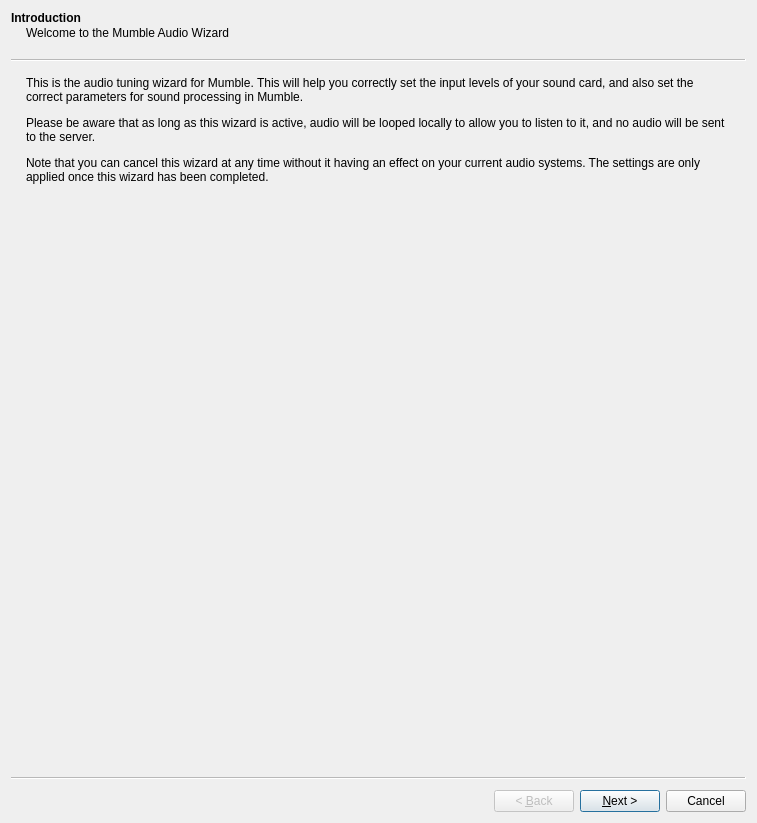
<?xml version="1.0" encoding="UTF-8"?>
<ui version="4.0">
 <class>AudioWizard</class>
 <widget class="QWizard" name="AudioWizard">
  <property name="geometry">
   <rect>
    <x>0</x>
    <y>0</y>
    <width>757</width>
    <height>823</height>
   </rect>
  </property>
  <property name="windowTitle">
   <string>Audio Tuning Wizard</string>
  </property>
  <property name="wizardStyle">
   <enum>QWizard::ClassicStyle</enum>
  </property>
  <widget class="CompletablePage" name="qwpIntro">
   <property name="title">
    <string>Introduction</string>
   </property>
   <property name="subTitle">
    <string>Welcome to the Mumble Audio Wizard</string>
   </property>
   <layout class="QVBoxLayout" name="verticalLayout">
    <item>
     <widget class="QLabel" name="label">
      <property name="text">
       <string>&lt;html&gt;&lt;head/&gt;&lt;body&gt;&lt;p&gt;This is the audio tuning wizard for Mumble. This will help you correctly set the input levels of your sound card, and also set the correct parameters for sound processing in Mumble. &lt;/p&gt;&lt;p&gt;Please be aware that as long as this wizard is active, audio will be looped locally to allow you to listen to it, and no audio will be sent to the server. &lt;/p&gt;&lt;p&gt;Note that you can cancel this wizard at any time without it having an effect on your current audio systems. The settings are only applied once this wizard has been completed.&lt;/p&gt;&lt;/body&gt;&lt;/html&gt;</string>
      </property>
      <property name="wordWrap">
       <bool>true</bool>
      </property>
      <property name="textInteractionFlags">
       <set>Qt::LinksAccessibleByMouse|Qt::TextSelectableByMouse</set>
      </property>
     </widget>
    </item>
    <item>
     <spacer name="verticalSpacer_3">
      <property name="orientation">
       <enum>Qt::Vertical</enum>
      </property>
      <property name="sizeHint" stdset="0">
       <size>
        <width>20</width>
        <height>291</height>
       </size>
      </property>
     </spacer>
    </item>
   </layout>
  </widget>
  <widget class="CompletablePage" name="qwpDevice">
   <property name="title">
    <string>Device selection</string>
   </property>
   <property name="subTitle">
    <string>Selecting the input and output device to use with Mumble.</string>
   </property>
   <layout class="QVBoxLayout" name="verticalLayout_2">
    <item>
     <widget class="QGroupBox" name="qgbInput">
      <property name="title">
       <string>Input Device</string>
      </property>
      <layout class="QGridLayout" name="gridLayout_2">
       <item row="0" column="0" colspan="2">
        <widget class="QLabel" name="qliInputText">
         <property name="text">
          <string>This is the device your microphone is connected to.</string>
         </property>
         <property name="wordWrap">
          <bool>true</bool>
         </property>
        </widget>
       </item>
       <item row="1" column="0">
        <widget class="QLabel" name="qliInput">
         <property name="text">
          <string>System</string>
         </property>
         <property name="buddy">
          <cstring>qcbInput</cstring>
         </property>
        </widget>
       </item>
       <item row="1" column="1">
        <widget class="MUComboBox" name="qcbInput">
         <property name="toolTip">
          <string>Input method for audio</string>
         </property>
         <property name="whatsThis">
          <string>&lt;b&gt;This is the input method to use for audio.&lt;/b&gt;</string>
         </property>
         <property name="accessibleName">
          <string>Audio input system</string>
         </property>
        </widget>
       </item>
       <item row="2" column="0">
        <widget class="QLabel" name="qliInputDevice">
         <property name="text">
          <string>Device</string>
         </property>
         <property name="buddy">
          <cstring>qcbInputDevice</cstring>
         </property>
        </widget>
       </item>
       <item row="2" column="1">
        <widget class="MUComboBox" name="qcbInputDevice">
         <property name="toolTip">
          <string>Input device to use</string>
         </property>
         <property name="whatsThis">
          <string>&lt;b&gt;Selects which sound card to use for audio input.&lt;/b&gt;</string>
         </property>
         <property name="accessibleName">
          <string>Audio input device</string>
         </property>
        </widget>
       </item>
       <item row="3" column="1">
        <widget class="QCheckBox" name="qcbEcho">
         <property name="toolTip">
          <string>Cancel echo from headset or speakers</string>
         </property>
         <property name="whatsThis">
          <string>This enables echo cancellation of outgoing audio, which helps both on speakers and on headsets.</string>
         </property>
         <property name="text">
          <string>Use echo cancellation</string>
         </property>
        </widget>
       </item>
      </layout>
     </widget>
    </item>
    <item>
     <widget class="QGroupBox" name="qgbOutput">
      <property name="accessibleName">
       <string>Select audio output device</string>
      </property>
      <property name="title">
       <string>Output Device</string>
      </property>
      <layout class="QGridLayout" name="gridLayout">
       <item row="0" column="0" colspan="2">
        <widget class="QLabel" name="qliOutputText">
         <property name="text">
          <string>This is the device your speakers or headphones are connected to.</string>
         </property>
         <property name="wordWrap">
          <bool>true</bool>
         </property>
        </widget>
       </item>
       <item row="1" column="0">
        <widget class="QLabel" name="qliOutput">
         <property name="text">
          <string>System</string>
         </property>
         <property name="buddy">
          <cstring>qcbOutput</cstring>
         </property>
        </widget>
       </item>
       <item row="1" column="1">
        <widget class="MUComboBox" name="qcbOutput">
         <property name="toolTip">
          <string>Output method for audio</string>
         </property>
         <property name="whatsThis">
          <string>&lt;b&gt;This is the Output method to use for audio.&lt;/b&gt;</string>
         </property>
         <property name="accessibleName">
          <string>Audio output system</string>
         </property>
        </widget>
       </item>
       <item row="2" column="0">
        <widget class="QLabel" name="qliOutputDevice">
         <property name="text">
          <string>Device</string>
         </property>
         <property name="buddy">
          <cstring>qcbOutputDevice</cstring>
         </property>
        </widget>
       </item>
       <item row="2" column="1">
        <widget class="MUComboBox" name="qcbOutputDevice">
         <property name="toolTip">
          <string>Output device to use</string>
         </property>
         <property name="whatsThis">
          <string>&lt;b&gt;Selects which sound card to use for audio Output.&lt;/b&gt;</string>
         </property>
         <property name="accessibleName">
          <string>Audio output device</string>
         </property>
        </widget>
       </item>
       <item row="3" column="1">
        <widget class="QCheckBox" name="qcbPositional">
         <property name="toolTip">
          <string>Allows positioning of sound</string>
         </property>
         <property name="whatsThis">
          <string>This allows Mumble to use positional audio to place voices.</string>
         </property>
         <property name="accessibleDescription">
          <string>The Mumble positional audio system enables users to link the relative position of their voice to third party applications such as games.</string>
         </property>
         <property name="text">
          <string>Enable positional audio</string>
         </property>
        </widget>
       </item>
       <item row="4" column="1">
        <widget class="QCheckBox" name="qcbAttenuateOthers">
         <property name="toolTip">
          <string>Enables attenuation of other applications while users talk to you</string>
         </property>
         <property name="whatsThis">
          <string>Enables attenuation of other applications while users talk to you. This means that as soon someone starts to speak to you in Mumble, the sound of all other applications (like audio players) will get attenuated so you can hear them more clearly.</string>
         </property>
         <property name="text">
          <string>Attenuate applications while other users talk</string>
         </property>
        </widget>
       </item>
      </layout>
     </widget>
    </item>
    <item>
     <spacer name="verticalSpacer">
      <property name="orientation">
       <enum>Qt::Vertical</enum>
      </property>
      <property name="sizeHint" stdset="0">
       <size>
        <width>20</width>
        <height>105</height>
       </size>
      </property>
     </spacer>
    </item>
   </layout>
  </widget>
  <widget class="CompletablePage" name="qwpDeviceTuning">
   <property name="title">
    <string>Device tuning</string>
   </property>
   <property name="subTitle">
    <string>Changing hardware output delays to their minimum value.</string>
   </property>
   <layout class="QGridLayout" name="gridLayout_3">
    <item row="0" column="0" colspan="3">
     <widget class="QLabel" name="qliDeviceTuningText">
      <property name="text">
       <string>&lt;p&gt;
To keep latency to an absolute minimum, it's important to buffer as little audio as possible on the soundcard. However, many soundcards report that they require a much smaller buffer than what they can actually work with, so the only way to set this value is to try and fail.
&lt;/p&gt;
&lt;p&gt;
You should hear a voice sample. Change the slider below to the lowest value which gives &lt;b&gt;no&lt;/b&gt; interruptions or jitter in the sound. Please note that local echo is disabled during this test.
&lt;/p&gt;
</string>
      </property>
      <property name="wordWrap">
       <bool>true</bool>
      </property>
      <property name="textInteractionFlags">
       <set>Qt::LinksAccessibleByMouse|Qt::TextSelectableByMouse</set>
      </property>
     </widget>
    </item>
    <item row="1" column="0">
     <widget class="SemanticSlider" name="qsOutputDelay">
      <property name="sizePolicy">
       <sizepolicy hsizetype="Expanding" vsizetype="Fixed">
        <horstretch>1</horstretch>
        <verstretch>0</verstretch>
       </sizepolicy>
      </property>
      <property name="toolTip">
       <string>Amount of data to buffer</string>
      </property>
      <property name="whatsThis">
       <string>This sets the amount of data to pre-buffer in the output buffer. Experiment with different values and set it to the lowest which doesn't cause rapid jitter in the sound.</string>
      </property>
      <property name="accessibleName">
       <string>Output delay for incoming speech</string>
      </property>
      <property name="minimum">
       <number>1</number>
      </property>
      <property name="maximum">
       <number>6</number>
      </property>
      <property name="pageStep">
       <number>2</number>
      </property>
      <property name="orientation">
       <enum>Qt::Horizontal</enum>
      </property>
     </widget>
    </item>
    <item row="1" column="1">
     <widget class="QLabel" name="qlOutputDelay">
      <property name="minimumSize">
       <size>
        <width>30</width>
        <height>0</height>
       </size>
      </property>
      <property name="text">
       <string/>
      </property>
      <property name="buddy">
       <cstring>qsOutputDelay</cstring>
      </property>
     </widget>
    </item>
    <item row="2" column="0" colspan="2">
     <spacer name="verticalSpacer_2">
      <property name="orientation">
       <enum>Qt::Vertical</enum>
      </property>
      <property name="sizeHint" stdset="0">
       <size>
        <width>20</width>
        <height>431</height>
       </size>
      </property>
     </spacer>
    </item>
   </layout>
  </widget>
  <widget class="CompletablePage" name="qwpVolume">
   <property name="title">
    <string>Volume tuning</string>
   </property>
   <property name="subTitle">
    <string>Tuning microphone hardware volume to optimal settings.</string>
   </property>
   <layout class="QVBoxLayout" name="verticalLayout_3">
    <item>
     <widget class="QLabel" name="qliVolumeTuningText">
      <property name="text">
       <string>&lt;p&gt;
Open your sound control panel and go to the recording settings. Make sure the microphone is selected as active input with maximum recording volume. If there's an option to enable a &quot;Microphone boost&quot; make sure it's checked.
&lt;/p&gt;
&lt;p&gt;
Speak loudly, as when you are annoyed or excited. Decrease the volume in the sound control panel until the bar below stays as high as possible in the blue and green but &lt;b&gt;not&lt;/b&gt; the red zone while you speak.
&lt;/p&gt;
</string>
      </property>
      <property name="wordWrap">
       <bool>true</bool>
      </property>
      <property name="textInteractionFlags">
       <set>Qt::LinksAccessibleByMouse|Qt::TextSelectableByMouse</set>
      </property>
     </widget>
    </item>
    <item>
     <widget class="QLabel" name="qliVolumeTuningTextHC">
      <property name="text">
       <string comment="For high contrast mode">&lt;p&gt;
Open your sound control panel and go to the recording settings. Make sure the microphone is selected as active input with maximum recording volume. If there's an option to enable a &quot;Microphone boost&quot; make sure it's checked.
&lt;/p&gt;
&lt;p&gt;
Speak loudly, as when you are annoyed or excited. Decrease the volume in the sound control panel until the bar below stays as high as possible in the striped and the empty but &lt;b&gt;not&lt;/b&gt; the crisscrossed zone while you speak.
&lt;/p&gt;
</string>
      </property>
      <property name="wordWrap">
       <bool>true</bool>
      </property>
      <property name="textInteractionFlags">
       <set>Qt::LinksAccessibleByMouse|Qt::TextSelectableByMouse</set>
      </property>
     </widget>
    </item>
    <item>
     <widget class="AudioBar" name="abAmplify" native="true">
      <property name="minimumSize">
       <size>
        <width>0</width>
        <height>30</height>
       </size>
      </property>
     </widget>
    </item>
    <item>
     <widget class="QLabel" name="qliAmpTuningText">
      <property name="text">
       <string>Now talk softly, as you would when talking late at night and you don't want to disturb anyone. Adjust the slider below so that the bar moves into green when you talk, but stays blue while you're silent.</string>
      </property>
      <property name="wordWrap">
       <bool>true</bool>
      </property>
      <property name="textInteractionFlags">
       <set>Qt::LinksAccessibleByMouse|Qt::TextSelectableByMouse</set>
      </property>
     </widget>
    </item>
    <item>
     <widget class="QLabel" name="qliAmpTuningTextHC">
      <property name="enabled">
       <bool>true</bool>
      </property>
      <property name="text">
       <string comment="For high contrast mode">Now talk softly, as you would when talking late at night and you don't want to disturb anyone. Adjust the slider below so that the bar moves into empty zone when you talk, but stays in the striped one while you're silent.</string>
      </property>
      <property name="wordWrap">
       <bool>true</bool>
      </property>
      <property name="textInteractionFlags">
       <set>Qt::LinksAccessibleByMouse|Qt::TextSelectableByMouse</set>
      </property>
     </widget>
    </item>
    <item>
     <widget class="SemanticSlider" name="qsMaxAmp">
      <property name="toolTip">
       <string>Maximum amplification of input sound</string>
      </property>
      <property name="accessibleName">
       <string>Maximum amplification</string>
      </property>
      <property name="accessibleDescription">
       <string>Speech is dynamically amplified by at most this amount</string>
      </property>
      <property name="maximum">
       <number>32767</number>
      </property>
      <property name="singleStep">
       <number>100</number>
      </property>
      <property name="pageStep">
       <number>1000</number>
      </property>
      <property name="orientation">
       <enum>Qt::Horizontal</enum>
      </property>
     </widget>
    </item>
    <item>
     <spacer name="verticalSpacer_4">
      <property name="orientation">
       <enum>Qt::Vertical</enum>
      </property>
      <property name="sizeHint" stdset="0">
       <size>
        <width>20</width>
        <height>552</height>
       </size>
      </property>
     </spacer>
    </item>
    <item>
     <layout class="QHBoxLayout" name="horizontalLayout_2">
      <item>
       <spacer name="horizontalSpacer">
        <property name="orientation">
         <enum>Qt::Horizontal</enum>
        </property>
        <property name="sizeHint" stdset="0">
         <size>
          <width>40</width>
          <height>20</height>
         </size>
        </property>
       </spacer>
      </item>
      <item>
       <widget class="QCheckBox" name="qcbHighContrast">
        <property name="toolTip">
         <string>Apply some high contrast optimizations for visually impaired users</string>
        </property>
        <property name="text">
         <string>Use high contrast graphics</string>
        </property>
       </widget>
      </item>
     </layout>
    </item>
   </layout>
  </widget>
  <widget class="CompletablePage" name="qwpTrigger">
   <property name="title">
    <string>Voice Activity Detection</string>
   </property>
   <property name="subTitle">
    <string>Letting Mumble figure out when you're talking and when you're silent.</string>
   </property>
   <layout class="QGridLayout" name="gridLayout_4">
    <item row="0" column="0" colspan="2">
     <widget class="QLabel" name="qliVADText">
      <property name="text">
       <string>This will help Mumble figure out when you are talking. The first step is selecting which data value to use.</string>
      </property>
      <property name="wordWrap">
       <bool>true</bool>
      </property>
      <property name="textInteractionFlags">
       <set>Qt::LinksAccessibleByMouse|Qt::TextSelectableByMouse</set>
      </property>
     </widget>
    </item>
    <item row="1" column="1" rowspan="4">
     <widget class="QLabel" name="qlTalkIcon">
      <property name="minimumSize">
       <size>
        <width>64</width>
        <height>64</height>
       </size>
      </property>
      <property name="text">
       <string/>
      </property>
     </widget>
    </item>
    <item row="5" column="0" colspan="2">
     <widget class="QWidget" name="qwVAD" native="true">
      <layout class="QVBoxLayout" name="verticalLayout_6">
       <property name="leftMargin">
        <number>0</number>
       </property>
       <property name="topMargin">
        <number>0</number>
       </property>
       <property name="rightMargin">
        <number>0</number>
       </property>
       <property name="bottomMargin">
        <number>0</number>
       </property>
       <item>
        <widget class="AudioBar" name="abVAD" native="true">
         <property name="minimumSize">
          <size>
           <width>0</width>
           <height>30</height>
          </size>
         </property>
        </widget>
       </item>
       <item>
        <widget class="QLabel" name="qliVadTuningText">
         <property name="text">
          <string>Next you need to adjust the following slider. The first few utterances you say should end up in the green area (definitive speech). While talking, you should stay inside the yellow (might be speech) and when you're not talking, everything should be in the red (definitively not speech).</string>
         </property>
         <property name="wordWrap">
          <bool>true</bool>
         </property>
         <property name="textInteractionFlags">
          <set>Qt::LinksAccessibleByMouse|Qt::TextSelectableByMouse</set>
         </property>
        </widget>
       </item>
       <item>
        <widget class="QLabel" name="qliVadTuningTextHC">
         <property name="text">
          <string comment="For high contrast mode">Next you need to adjust the following slider. The first few utterances you say should end up in the empty area (definitive speech). While talking, you should stay inside the striped (might be speech) and when you're not talking, everything should be in the crisscrossed (definitively not speech).</string>
         </property>
         <property name="wordWrap">
          <bool>true</bool>
         </property>
         <property name="textInteractionFlags">
          <set>Qt::LinksAccessibleByMouse|Qt::TextSelectableByMouse</set>
         </property>
        </widget>
       </item>
       <item>
        <widget class="SemanticSlider" name="qsVAD">
         <property name="accessibleName">
          <string>Voice activity detection level</string>
         </property>
         <property name="accessibleDescription">
          <string>This will set the range in which Mumble will consider a signal speech. Increase value to make voice activation more sensitive.</string>
         </property>
         <property name="minimum">
          <number>1</number>
         </property>
         <property name="maximum">
          <number>32767</number>
         </property>
         <property name="singleStep">
          <number>100</number>
         </property>
         <property name="pageStep">
          <number>1000</number>
         </property>
         <property name="orientation">
          <enum>Qt::Horizontal</enum>
         </property>
        </widget>
       </item>
      </layout>
     </widget>
    </item>
    <item row="6" column="0">
     <spacer name="verticalSpacer_7">
      <property name="orientation">
       <enum>Qt::Vertical</enum>
      </property>
      <property name="sizeHint" stdset="0">
       <size>
        <width>20</width>
        <height>40</height>
       </size>
      </property>
     </spacer>
    </item>
    <item row="4" column="0">
     <layout class="QVBoxLayout" name="verticalLayout_7">
      <item>
       <layout class="QHBoxLayout" name="horizontalLayout">
        <item>
         <widget class="QRadioButton" name="qrPTT">
          <property name="sizePolicy">
           <sizepolicy hsizetype="Maximum" vsizetype="Fixed">
            <horstretch>0</horstretch>
            <verstretch>0</verstretch>
           </sizepolicy>
          </property>
          <property name="accessibleName">
           <string>Push to talk</string>
          </property>
          <property name="accessibleDescription">
           <string>Use the &quot;push to talk shortcut&quot; button to assign a key</string>
          </property>
          <property name="text">
           <string>Push To Talk:</string>
          </property>
         </widget>
        </item>
        <item>
         <widget class="QPushButton" name="qpbPTT">
          <property name="toolTip">
           <string>Set push to talk shortcut</string>
          </property>
          <property name="accessibleName">
           <string>Set push to talk shortcut</string>
          </property>
          <property name="accessibleDescription">
           <string>This will open a shortcut edit dialog</string>
          </property>
         </widget>
        </item>
       </layout>
      </item>
      <item>
       <widget class="QRadioButton" name="qrAmplitude">
        <property name="sizePolicy">
         <sizepolicy hsizetype="Maximum" vsizetype="Fixed">
          <horstretch>0</horstretch>
          <verstretch>0</verstretch>
         </sizepolicy>
        </property>
        <property name="text">
         <string>Volume level</string>
        </property>
       </widget>
      </item>
      <item>
       <widget class="QRadioButton" name="qrSNR">
        <property name="sizePolicy">
         <sizepolicy hsizetype="Maximum" vsizetype="Fixed">
          <horstretch>0</horstretch>
          <verstretch>0</verstretch>
         </sizepolicy>
        </property>
        <property name="text">
         <string>Speech probability</string>
        </property>
       </widget>
      </item>
      <item>
       <widget class="QRadioButton" name="qrHybrid">
        <property name="sizePolicy">
         <sizepolicy hsizetype="Maximum" vsizetype="Fixed">
          <horstretch>0</horstretch>
          <verstretch>0</verstretch>
         </sizepolicy>
        </property>
        <property name="text">
         <string>Speech + volume</string>
        </property>
       </widget>
      </item>
     </layout>
    </item>
   </layout>
  </widget>
  <widget class="CompletablePage" name="qwpSettings">
   <property name="title">
    <string>Quality &amp; Notifications</string>
   </property>
   <property name="subTitle">
    <string>Adjust quality and notification settings.</string>
   </property>
   <layout class="QVBoxLayout" name="verticalLayout_9">
    <item>
     <widget class="QGroupBox" name="qgbQuality">
      <property name="sizePolicy">
       <sizepolicy hsizetype="Preferred" vsizetype="Preferred">
        <horstretch>0</horstretch>
        <verstretch>0</verstretch>
       </sizepolicy>
      </property>
      <property name="title">
       <string>Quality settings</string>
      </property>
      <layout class="QFormLayout" name="formLayout">
       <property name="fieldGrowthPolicy">
        <enum>QFormLayout::AllNonFixedFieldsGrow</enum>
       </property>
       <property name="labelAlignment">
        <set>Qt::AlignLeading|Qt::AlignLeft|Qt::AlignVCenter</set>
       </property>
       <item row="0" column="0">
        <widget class="QRadioButton" name="qrbQualityLow">
         <property name="sizePolicy">
          <sizepolicy hsizetype="Preferred" vsizetype="Fixed">
           <horstretch>0</horstretch>
           <verstretch>0</verstretch>
          </sizepolicy>
         </property>
         <property name="text">
          <string>Low</string>
         </property>
        </widget>
       </item>
       <item row="0" column="1">
        <widget class="QLabel" name="qlQualityLow">
         <property name="text">
          <string>In this configuration Mumble will use a &lt;b&gt;low amount of bandwidth&lt;/b&gt;. This will inevitably result in high latency and poor quality. Choose this only if your connection cannot handle the other settings. (16kbit/s, 60ms per packet)</string>
         </property>
         <property name="wordWrap">
          <bool>true</bool>
         </property>
         <property name="textInteractionFlags">
          <set>Qt::LinksAccessibleByMouse|Qt::TextSelectableByMouse</set>
         </property>
        </widget>
       </item>
       <item row="1" column="0">
        <widget class="QRadioButton" name="qrbQualityBalanced">
         <property name="sizePolicy">
          <sizepolicy hsizetype="Preferred" vsizetype="Fixed">
           <horstretch>0</horstretch>
           <verstretch>0</verstretch>
          </sizepolicy>
         </property>
         <property name="text">
          <string>Balanced</string>
         </property>
         <property name="checked">
          <bool>true</bool>
         </property>
        </widget>
       </item>
       <item row="1" column="1">
        <widget class="QLabel" name="qlQualityBalanced">
         <property name="text">
          <string>This is the &lt;b&gt;recommended default&lt;/b&gt; configuration. It provides a good balance between quality, latency, and bandwidth usage. (40kbit/s, 20ms per packet)</string>
         </property>
         <property name="wordWrap">
          <bool>true</bool>
         </property>
         <property name="textInteractionFlags">
          <set>Qt::LinksAccessibleByMouse|Qt::TextSelectableByMouse</set>
         </property>
        </widget>
       </item>
       <item row="2" column="0">
        <widget class="QRadioButton" name="qrbQualityUltra">
         <property name="sizePolicy">
          <sizepolicy hsizetype="Preferred" vsizetype="Fixed">
           <horstretch>0</horstretch>
           <verstretch>0</verstretch>
          </sizepolicy>
         </property>
         <property name="text">
          <string>High</string>
         </property>
        </widget>
       </item>
       <item row="2" column="1">
        <widget class="QLabel" name="qlQualityUltra">
         <property name="text">
          <string>This configuration is only recommended for use in setups where bandwidth is not an issue, like a LAN. It provides the lowest latency supported by Mumble and &lt;b&gt;high quality&lt;/b&gt;. (72kbit/s, 10ms per packet)</string>
         </property>
         <property name="wordWrap">
          <bool>true</bool>
         </property>
         <property name="textInteractionFlags">
          <set>Qt::LinksAccessibleByMouse|Qt::TextSelectableByMouse</set>
         </property>
        </widget>
       </item>
       <item row="3" column="0">
        <widget class="QRadioButton" name="qrbQualityCustom">
         <property name="text">
          <string>Custom</string>
         </property>
        </widget>
       </item>
       <item row="3" column="1">
        <widget class="QLabel" name="qlQualityCustom">
         <property name="text">
          <string>You already set a customized quality configuration in Mumble. Select this setting to keep it.</string>
         </property>
         <property name="textInteractionFlags">
          <set>Qt::LinksAccessibleByMouse|Qt::TextSelectableByMouse</set>
         </property>
        </widget>
       </item>
      </layout>
     </widget>
    </item>
    <item>
     <widget class="QGroupBox" name="qgbNotifications">
      <property name="title">
       <string>Notification settings</string>
      </property>
      <layout class="QVBoxLayout" name="verticalLayout_10">
       <item>
        <widget class="QRadioButton" name="qrbNotificationTTS">
         <property name="text">
          <string>Use Text-To-Speech to read notifications and messages to you.</string>
         </property>
         <property name="checked">
          <bool>true</bool>
         </property>
        </widget>
       </item>
       <item>
        <widget class="QRadioButton" name="qrbNotificationSounds">
         <property name="text">
          <string>Disable Text-To-Speech and use sounds instead.</string>
         </property>
        </widget>
       </item>
       <item>
        <widget class="QRadioButton" name="qrbNotificationCustom">
         <property name="text">
          <string>Keep custom Text-To-Speech settings.</string>
         </property>
        </widget>
       </item>
      </layout>
     </widget>
    </item>
    <item>
     <spacer name="verticalSpacer_8">
      <property name="orientation">
       <enum>Qt::Vertical</enum>
      </property>
      <property name="sizeHint" stdset="0">
       <size>
        <width>20</width>
        <height>40</height>
       </size>
      </property>
     </spacer>
    </item>
   </layout>
  </widget>
  <widget class="CompletablePage" name="qwpPositional">
   <property name="title">
    <string>Positional Audio</string>
   </property>
   <property name="subTitle">
    <string>Adjusting attenuation of positional audio.</string>
   </property>
   <layout class="QVBoxLayout" name="verticalLayout_5">
    <item>
     <widget class="QLabel" name="qliPositionalText">
      <property name="text">
       <string>&lt;html&gt;&lt;head/&gt;&lt;body&gt;&lt;p&gt;Mumble supports positional audio for some games, and will position the voice of other users relative to their position in game. Depending on their position, the volume of the voice will be changed between the speakers to simulate the direction and distance the other user is at. Such positioning depends on your speaker configuration being correct in your operating system, so a test is done here. &lt;/p&gt;&lt;p&gt;The graph below shows the position of &lt;span style=&quot; color:#56b4e9;&quot;&gt;you&lt;/span&gt;, the &lt;span style=&quot; color:#d55e00;&quot;&gt;speakers&lt;/span&gt; and a &lt;span style=&quot; color:#009e73;&quot;&gt;moving sound source&lt;/span&gt; as if seen from above. You should hear the audio move between the channels. &lt;/p&gt;&lt;p&gt;You can also use your mouse to position the &lt;span style=&quot; color:#009e73;&quot;&gt;sound source&lt;/span&gt; manually.&lt;/p&gt;&lt;/body&gt;&lt;/html&gt;</string>
      </property>
      <property name="wordWrap">
       <bool>true</bool>
      </property>
      <property name="textInteractionFlags">
       <set>Qt::LinksAccessibleByMouse|Qt::TextSelectableByMouse</set>
      </property>
     </widget>
    </item>
    <item>
     <widget class="QCheckBox" name="qcbHeadphone">
      <property name="toolTip">
       <string>Use headphones instead of speakers</string>
      </property>
      <property name="whatsThis">
       <string>This ignores the OS speaker configuration and configures the positioning for headphones instead.</string>
      </property>
      <property name="text">
       <string>Use headphones</string>
      </property>
     </widget>
    </item>
    <item>
     <widget class="QGraphicsView" name="qgvView">
      <property name="accessibleName">
       <string>Graphical positional audio simulation view</string>
      </property>
      <property name="accessibleDescription">
       <string>This visually represents the positional audio that is currently being played</string>
      </property>
     </widget>
    </item>
    <item>
     <spacer name="verticalSpacer_6">
      <property name="orientation">
       <enum>Qt::Vertical</enum>
      </property>
      <property name="sizeHint" stdset="0">
       <size>
        <width>20</width>
        <height>41</height>
       </size>
      </property>
     </spacer>
    </item>
   </layout>
  </widget>
  <widget class="CompletablePage" name="qwpDone">
   <property name="title">
    <string>Finished</string>
   </property>
   <property name="subTitle">
    <string>Enjoy using Mumble</string>
   </property>
   <layout class="QVBoxLayout" name="verticalLayout_4">
    <item>
     <widget class="QLabel" name="qlDone">
      <property name="text">
       <string>&lt;p&gt;
Congratulations. You should now be ready to enjoy a richer sound experience with Mumble.
&lt;/p&gt;
&lt;p&gt;
Mumble is under continuous development, and the development team wants to focus on the features that benefit the most users. To this end, Mumble supports submitting anonymous statistics about your configuration to the developers. These statistics are essential for future development, and also make sure the features you use aren't deprecated.
&lt;/p&gt;
</string>
      </property>
      <property name="wordWrap">
       <bool>true</bool>
      </property>
      <property name="textInteractionFlags">
       <set>Qt::LinksAccessibleByMouse|Qt::TextSelectableByMouse</set>
      </property>
     </widget>
    </item>
    <item>
     <widget class="QCheckBox" name="qcbUsage">
      <property name="text">
       <string>Submit anonymous statistics to the Mumble project</string>
      </property>
     </widget>
    </item>
    <item>
     <spacer name="verticalSpacer_5">
      <property name="orientation">
       <enum>Qt::Vertical</enum>
      </property>
      <property name="sizeHint" stdset="0">
       <size>
        <width>20</width>
        <height>267</height>
       </size>
      </property>
     </spacer>
    </item>
   </layout>
  </widget>
 </widget>
 <customwidgets>
  <customwidget>
   <class>CompletablePage</class>
   <extends>QWizardPage</extends>
   <header>CompletablePage.h</header>
   <container>1</container>
  </customwidget>
  <customwidget>
   <class>AudioBar</class>
   <extends>QWidget</extends>
   <header>AudioStats.h</header>
   <container>1</container>
  </customwidget>
  <customwidget>
   <class>MUComboBox</class>
   <extends>QComboBox</extends>
   <header>widgets/MUComboBox.h</header>
  </customwidget>
  <customwidget>
   <class>SemanticSlider</class>
   <extends>QSlider</extends>
   <header>widgets/SemanticSlider.h</header>
  </customwidget>
 </customwidgets>
 <tabstops>
  <tabstop>qcbInput</tabstop>
  <tabstop>qcbInputDevice</tabstop>
  <tabstop>qcbEcho</tabstop>
  <tabstop>qcbOutput</tabstop>
  <tabstop>qcbOutputDevice</tabstop>
  <tabstop>qcbPositional</tabstop>
  <tabstop>qcbAttenuateOthers</tabstop>
  <tabstop>qsOutputDelay</tabstop>
  <tabstop>qsMaxAmp</tabstop>
  <tabstop>qcbHighContrast</tabstop>
  <tabstop>qrPTT</tabstop>
  <tabstop>qpbPTT</tabstop>
  <tabstop>qrAmplitude</tabstop>
  <tabstop>qrSNR</tabstop>
  <tabstop>qrHybrid</tabstop>
  <tabstop>qsVAD</tabstop>
  <tabstop>qrbQualityLow</tabstop>
  <tabstop>qrbQualityBalanced</tabstop>
  <tabstop>qrbQualityUltra</tabstop>
  <tabstop>qrbQualityCustom</tabstop>
  <tabstop>qrbNotificationTTS</tabstop>
  <tabstop>qrbNotificationSounds</tabstop>
  <tabstop>qrbNotificationCustom</tabstop>
  <tabstop>qcbHeadphone</tabstop>
  <tabstop>qgvView</tabstop>
  <tabstop>qcbUsage</tabstop>
 </tabstops>
 <resources/>
 <connections/>
</ui>
